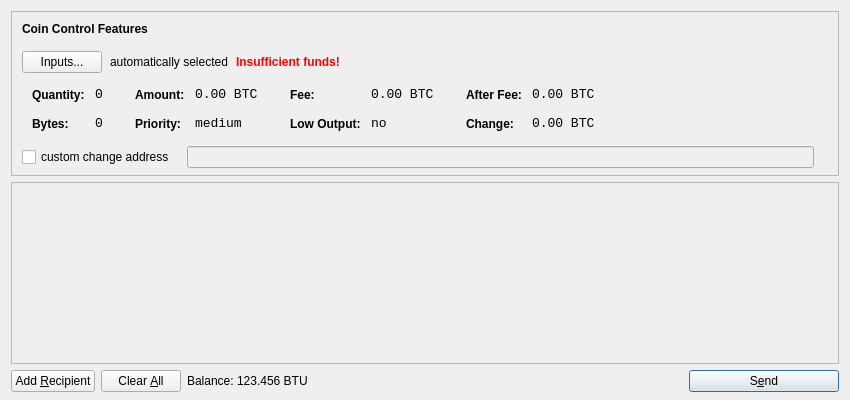
<?xml version="1.0" encoding="UTF-8"?>
<ui version="4.0">
 <class>SendCoinsDialog</class>
 <widget class="QDialog" name="SendCoinsDialog">
  <property name="geometry">
   <rect>
    <x>0</x>
    <y>0</y>
    <width>850</width>
    <height>400</height>
   </rect>
  </property>
  <property name="windowTitle">
   <string>Send Coins</string>
  </property>
  <layout class="QVBoxLayout" name="verticalLayout" stretch="0,1,0">
   <property name="bottomMargin">
    <number>8</number>
   </property>
   <item>
    <widget class="QFrame" name="frameCoinControl">
     <property name="sizePolicy">
      <sizepolicy hsizetype="Expanding" vsizetype="Expanding">
       <horstretch>0</horstretch>
       <verstretch>0</verstretch>
      </sizepolicy>
     </property>
     <property name="maximumSize">
      <size>
       <width>16777215</width>
       <height>16777215</height>
      </size>
     </property>
     <property name="frameShape">
      <enum>QFrame::StyledPanel</enum>
     </property>
     <property name="frameShadow">
      <enum>QFrame::Sunken</enum>
     </property>
     <layout class="QVBoxLayout" name="verticalLayoutCoinControl2">
      <property name="spacing">
       <number>-1</number>
      </property>
      <property name="leftMargin">
       <number>0</number>
      </property>
      <property name="topMargin">
       <number>0</number>
      </property>
      <property name="rightMargin">
       <number>0</number>
      </property>
      <property name="bottomMargin">
       <number>6</number>
      </property>
      <item>
       <layout class="QVBoxLayout" name="verticalLayoutCoinControl" stretch="0,0,0,0,1">
        <property name="spacing">
         <number>0</number>
        </property>
        <property name="leftMargin">
         <number>10</number>
        </property>
        <property name="topMargin">
         <number>10</number>
        </property>
        <item>
         <layout class="QHBoxLayout" name="horizontalLayoutCoinControl1">
          <property name="bottomMargin">
           <number>15</number>
          </property>
          <item>
           <widget class="QLabel" name="labelCoinControlFeatures">
            <property name="sizePolicy">
             <sizepolicy hsizetype="Preferred" vsizetype="Maximum">
              <horstretch>0</horstretch>
              <verstretch>0</verstretch>
             </sizepolicy>
            </property>
            <property name="font">
             <font>
              <weight>75</weight>
              <bold>true</bold>
             </font>
            </property>
            <property name="styleSheet">
             <string notr="true">font-weight:bold;</string>
            </property>
            <property name="text">
             <string>Coin Control Features</string>
            </property>
           </widget>
          </item>
         </layout>
        </item>
        <item>
         <layout class="QHBoxLayout" name="horizontalLayoutCoinControl2" stretch="0,0,0,0">
          <property name="spacing">
           <number>8</number>
          </property>
          <property name="bottomMargin">
           <number>10</number>
          </property>
          <item>
           <widget class="QPushButton" name="pushButtonCoinControl">
            <property name="styleSheet">
             <string notr="true"/>
            </property>
            <property name="text">
             <string>Inputs...</string>
            </property>
           </widget>
          </item>
          <item>
           <widget class="QLabel" name="labelCoinControlAutomaticallySelected">
            <property name="text">
             <string>automatically selected</string>
            </property>
            <property name="margin">
             <number>5</number>
            </property>
           </widget>
          </item>
          <item>
           <widget class="QLabel" name="labelCoinControlInsuffFunds">
            <property name="font">
             <font>
              <weight>75</weight>
              <bold>true</bold>
             </font>
            </property>
            <property name="styleSheet">
             <string notr="true">color:red;font-weight:bold;</string>
            </property>
            <property name="text">
             <string>Insufficient funds!</string>
            </property>
            <property name="margin">
             <number>5</number>
            </property>
           </widget>
          </item>
          <item>
           <spacer name="horizontalSpacerCoinControl">
            <property name="orientation">
             <enum>Qt::Horizontal</enum>
            </property>
            <property name="sizeHint" stdset="0">
             <size>
              <width>40</width>
              <height>1</height>
             </size>
            </property>
           </spacer>
          </item>
         </layout>
        </item>
        <item>
         <widget class="QWidget" name="widgetCoinControl" native="true">
          <property name="sizePolicy">
           <sizepolicy hsizetype="Preferred" vsizetype="Preferred">
            <horstretch>0</horstretch>
            <verstretch>0</verstretch>
           </sizepolicy>
          </property>
          <property name="minimumSize">
           <size>
            <width>0</width>
            <height>0</height>
           </size>
          </property>
          <property name="styleSheet">
           <string notr="true"/>
          </property>
          <layout class="QHBoxLayout" name="horizontalLayoutCoinControl5">
           <property name="margin">
            <number>0</number>
           </property>
           <item>
            <layout class="QHBoxLayout" name="horizontalLayoutCoinControl3" stretch="0,0,0,1">
             <property name="spacing">
              <number>20</number>
             </property>
             <property name="topMargin">
              <number>0</number>
             </property>
             <property name="bottomMargin">
              <number>10</number>
             </property>
             <item>
              <layout class="QFormLayout" name="formLayoutCoinControl1">
               <property name="horizontalSpacing">
                <number>10</number>
               </property>
               <property name="verticalSpacing">
                <number>14</number>
               </property>
               <property name="leftMargin">
                <number>10</number>
               </property>
               <property name="topMargin">
                <number>4</number>
               </property>
               <property name="rightMargin">
                <number>6</number>
               </property>
               <item row="0" column="0">
                <widget class="QLabel" name="labelCoinControlQuantityText">
                 <property name="styleSheet">
                  <string notr="true">font-weight:bold;</string>
                 </property>
                 <property name="text">
                  <string>Quantity:</string>
                 </property>
                 <property name="margin">
                  <number>0</number>
                 </property>
                </widget>
               </item>
               <item row="0" column="1">
                <widget class="QLabel" name="labelCoinControlQuantity">
                 <property name="font">
                  <font>
                   <family>Monospace</family>
                   <pointsize>10</pointsize>
                  </font>
                 </property>
                 <property name="cursor">
                  <cursorShape>IBeamCursor</cursorShape>
                 </property>
                 <property name="contextMenuPolicy">
                  <enum>Qt::ActionsContextMenu</enum>
                 </property>
                 <property name="text">
                  <string notr="true">0</string>
                 </property>
                 <property name="margin">
                  <number>0</number>
                 </property>
                 <property name="textInteractionFlags">
                  <set>Qt::LinksAccessibleByMouse|Qt::TextSelectableByKeyboard|Qt::TextSelectableByMouse</set>
                 </property>
                </widget>
               </item>
               <item row="1" column="0">
                <widget class="QLabel" name="labelCoinControlBytesText">
                 <property name="styleSheet">
                  <string notr="true">font-weight:bold;</string>
                 </property>
                 <property name="text">
                  <string>Bytes:</string>
                 </property>
                </widget>
               </item>
               <item row="1" column="1">
                <widget class="QLabel" name="labelCoinControlBytes">
                 <property name="font">
                  <font>
                   <family>Monospace</family>
                   <pointsize>10</pointsize>
                  </font>
                 </property>
                 <property name="cursor">
                  <cursorShape>IBeamCursor</cursorShape>
                 </property>
                 <property name="contextMenuPolicy">
                  <enum>Qt::ActionsContextMenu</enum>
                 </property>
                 <property name="text">
                  <string notr="true">0</string>
                 </property>
                 <property name="textInteractionFlags">
                  <set>Qt::LinksAccessibleByMouse|Qt::TextSelectableByKeyboard|Qt::TextSelectableByMouse</set>
                 </property>
                </widget>
               </item>
              </layout>
             </item>
             <item>
              <layout class="QFormLayout" name="formLayoutCoinControl2">
               <property name="horizontalSpacing">
                <number>10</number>
               </property>
               <property name="verticalSpacing">
                <number>14</number>
               </property>
               <property name="leftMargin">
                <number>6</number>
               </property>
               <property name="topMargin">
                <number>4</number>
               </property>
               <property name="rightMargin">
                <number>6</number>
               </property>
               <item row="0" column="0">
                <widget class="QLabel" name="labelCoinControlAmountText">
                 <property name="styleSheet">
                  <string notr="true">font-weight:bold;</string>
                 </property>
                 <property name="text">
                  <string>Amount:</string>
                 </property>
                 <property name="margin">
                  <number>0</number>
                 </property>
                </widget>
               </item>
               <item row="0" column="1">
                <widget class="QLabel" name="labelCoinControlAmount">
                 <property name="font">
                  <font>
                   <family>Monospace</family>
                   <pointsize>10</pointsize>
                  </font>
                 </property>
                 <property name="cursor">
                  <cursorShape>IBeamCursor</cursorShape>
                 </property>
                 <property name="contextMenuPolicy">
                  <enum>Qt::ActionsContextMenu</enum>
                 </property>
                 <property name="text">
                  <string notr="true">0.00 BTC</string>
                 </property>
                 <property name="textInteractionFlags">
                  <set>Qt::LinksAccessibleByMouse|Qt::TextSelectableByKeyboard|Qt::TextSelectableByMouse</set>
                 </property>
                </widget>
               </item>
               <item row="1" column="0">
                <widget class="QLabel" name="labelCoinControlPriorityText">
                 <property name="styleSheet">
                  <string notr="true">font-weight:bold;</string>
                 </property>
                 <property name="text">
                  <string>Priority:</string>
                 </property>
                </widget>
               </item>
               <item row="1" column="1">
                <widget class="QLabel" name="labelCoinControlPriority">
                 <property name="font">
                  <font>
                   <family>Monospace</family>
                   <pointsize>10</pointsize>
                  </font>
                 </property>
                 <property name="cursor">
                  <cursorShape>IBeamCursor</cursorShape>
                 </property>
                 <property name="contextMenuPolicy">
                  <enum>Qt::ActionsContextMenu</enum>
                 </property>
                 <property name="text">
                  <string>medium</string>
                 </property>
                 <property name="textInteractionFlags">
                  <set>Qt::LinksAccessibleByMouse|Qt::TextSelectableByKeyboard|Qt::TextSelectableByMouse</set>
                 </property>
                </widget>
               </item>
              </layout>
             </item>
             <item>
              <layout class="QFormLayout" name="formLayoutCoinControl3">
               <property name="horizontalSpacing">
                <number>10</number>
               </property>
               <property name="verticalSpacing">
                <number>14</number>
               </property>
               <property name="leftMargin">
                <number>6</number>
               </property>
               <property name="topMargin">
                <number>4</number>
               </property>
               <property name="rightMargin">
                <number>6</number>
               </property>
               <item row="0" column="0">
                <widget class="QLabel" name="labelCoinControlFeeText">
                 <property name="styleSheet">
                  <string notr="true">font-weight:bold;</string>
                 </property>
                 <property name="text">
                  <string>Fee:</string>
                 </property>
                 <property name="margin">
                  <number>0</number>
                 </property>
                </widget>
               </item>
               <item row="0" column="1">
                <widget class="QLabel" name="labelCoinControlFee">
                 <property name="font">
                  <font>
                   <family>Monospace</family>
                   <pointsize>10</pointsize>
                  </font>
                 </property>
                 <property name="cursor">
                  <cursorShape>IBeamCursor</cursorShape>
                 </property>
                 <property name="contextMenuPolicy">
                  <enum>Qt::ActionsContextMenu</enum>
                 </property>
                 <property name="text">
                  <string notr="true">0.00 BTC</string>
                 </property>
                 <property name="textInteractionFlags">
                  <set>Qt::LinksAccessibleByMouse|Qt::TextSelectableByKeyboard|Qt::TextSelectableByMouse</set>
                 </property>
                </widget>
               </item>
               <item row="1" column="0">
                <widget class="QLabel" name="labelCoinControlLowOutputText">
                 <property name="styleSheet">
                  <string notr="true">font-weight:bold;</string>
                 </property>
                 <property name="text">
                  <string>Low Output:</string>
                 </property>
                </widget>
               </item>
               <item row="1" column="1">
                <widget class="QLabel" name="labelCoinControlLowOutput">
                 <property name="font">
                  <font>
                   <family>Monospace</family>
                   <pointsize>10</pointsize>
                  </font>
                 </property>
                 <property name="cursor">
                  <cursorShape>IBeamCursor</cursorShape>
                 </property>
                 <property name="contextMenuPolicy">
                  <enum>Qt::ActionsContextMenu</enum>
                 </property>
                 <property name="text">
                  <string>no</string>
                 </property>
                 <property name="textInteractionFlags">
                  <set>Qt::LinksAccessibleByMouse|Qt::TextSelectableByKeyboard|Qt::TextSelectableByMouse</set>
                 </property>
                </widget>
               </item>
              </layout>
             </item>
             <item>
              <layout class="QFormLayout" name="formLayoutCoinControl4">
               <property name="horizontalSpacing">
                <number>10</number>
               </property>
               <property name="verticalSpacing">
                <number>14</number>
               </property>
               <property name="leftMargin">
                <number>6</number>
               </property>
               <property name="topMargin">
                <number>4</number>
               </property>
               <property name="rightMargin">
                <number>6</number>
               </property>
               <item row="0" column="0">
                <widget class="QLabel" name="labelCoinControlAfterFeeText">
                 <property name="styleSheet">
                  <string notr="true">font-weight:bold;</string>
                 </property>
                 <property name="text">
                  <string>After Fee:</string>
                 </property>
                 <property name="margin">
                  <number>0</number>
                 </property>
                </widget>
               </item>
               <item row="0" column="1">
                <widget class="QLabel" name="labelCoinControlAfterFee">
                 <property name="font">
                  <font>
                   <family>Monospace</family>
                   <pointsize>10</pointsize>
                  </font>
                 </property>
                 <property name="cursor">
                  <cursorShape>IBeamCursor</cursorShape>
                 </property>
                 <property name="contextMenuPolicy">
                  <enum>Qt::ActionsContextMenu</enum>
                 </property>
                 <property name="text">
                  <string notr="true">0.00 BTC</string>
                 </property>
                 <property name="textInteractionFlags">
                  <set>Qt::LinksAccessibleByMouse|Qt::TextSelectableByKeyboard|Qt::TextSelectableByMouse</set>
                 </property>
                </widget>
               </item>
               <item row="1" column="0">
                <widget class="QLabel" name="labelCoinControlChangeText">
                 <property name="styleSheet">
                  <string notr="true">font-weight:bold;</string>
                 </property>
                 <property name="text">
                  <string>Change:</string>
                 </property>
                </widget>
               </item>
               <item row="1" column="1">
                <widget class="QLabel" name="labelCoinControlChange">
                 <property name="font">
                  <font>
                   <family>Monospace</family>
                   <pointsize>10</pointsize>
                  </font>
                 </property>
                 <property name="cursor">
                  <cursorShape>IBeamCursor</cursorShape>
                 </property>
                 <property name="contextMenuPolicy">
                  <enum>Qt::ActionsContextMenu</enum>
                 </property>
                 <property name="text">
                  <string notr="true">0.00 BTC</string>
                 </property>
                 <property name="textInteractionFlags">
                  <set>Qt::LinksAccessibleByMouse|Qt::TextSelectableByKeyboard|Qt::TextSelectableByMouse</set>
                 </property>
                </widget>
               </item>
              </layout>
             </item>
            </layout>
           </item>
          </layout>
         </widget>
        </item>
        <item>
         <layout class="QHBoxLayout" name="horizontalLayoutCoinControl4" stretch="0,0,0">
          <property name="spacing">
           <number>12</number>
          </property>
          <property name="sizeConstraint">
           <enum>QLayout::SetDefaultConstraint</enum>
          </property>
          <property name="topMargin">
           <number>5</number>
          </property>
          <property name="rightMargin">
           <number>5</number>
          </property>
          <item>
           <widget class="QCheckBox" name="checkBoxCoinControlChange">
            <property name="text">
             <string>custom change address</string>
            </property>
           </widget>
          </item>
          <item>
           <widget class="QLineEdit" name="lineEditCoinControlChange">
            <property name="enabled">
             <bool>false</bool>
            </property>
            <property name="sizePolicy">
             <sizepolicy hsizetype="Expanding" vsizetype="Fixed">
              <horstretch>0</horstretch>
              <verstretch>0</verstretch>
             </sizepolicy>
            </property>
           </widget>
          </item>
          <item>
           <widget class="QLabel" name="labelCoinControlChangeLabel">
            <property name="sizePolicy">
             <sizepolicy hsizetype="Preferred" vsizetype="Expanding">
              <horstretch>0</horstretch>
              <verstretch>0</verstretch>
             </sizepolicy>
            </property>
            <property name="minimumSize">
             <size>
              <width>0</width>
              <height>0</height>
             </size>
            </property>
            <property name="text">
             <string/>
            </property>
            <property name="margin">
             <number>3</number>
            </property>
           </widget>
          </item>
         </layout>
        </item>
        <item>
         <spacer name="verticalSpacerCoinControl">
          <property name="orientation">
           <enum>Qt::Vertical</enum>
          </property>
          <property name="sizeHint" stdset="0">
           <size>
            <width>800</width>
            <height>1</height>
           </size>
          </property>
         </spacer>
        </item>
       </layout>
      </item>
     </layout>
    </widget>
   </item>
   <item>
    <widget class="QScrollArea" name="scrollArea">
     <property name="widgetResizable">
      <bool>true</bool>
     </property>
     <widget class="QWidget" name="scrollAreaWidgetContents">
      <property name="geometry">
       <rect>
        <x>0</x>
        <y>0</y>
        <width>830</width>
        <height>165</height>
       </rect>
      </property>
      <layout class="QVBoxLayout" name="verticalLayout_2">
       <property name="margin">
        <number>0</number>
       </property>
       <item>
        <layout class="QVBoxLayout" name="entries">
         <property name="spacing">
          <number>6</number>
         </property>
        </layout>
       </item>
       <item>
        <spacer name="verticalSpacer">
         <property name="orientation">
          <enum>Qt::Vertical</enum>
         </property>
         <property name="sizeHint" stdset="0">
          <size>
           <width>20</width>
           <height>40</height>
          </size>
         </property>
        </spacer>
       </item>
      </layout>
     </widget>
    </widget>
   </item>
   <item>
    <layout class="QHBoxLayout" name="horizontalLayout">
     <item>
      <widget class="QPushButton" name="addButton">
       <property name="toolTip">
        <string>Send to multiple recipients at once</string>
       </property>
       <property name="text">
        <string>Add &amp;Recipient</string>
       </property>
       <property name="icon">
        <iconset resource="../bitcoin.qrc">
         <normaloff>:/icons/add</normaloff>:/icons/add</iconset>
       </property>
       <property name="autoDefault">
        <bool>false</bool>
       </property>
      </widget>
     </item>
     <item>
      <widget class="QPushButton" name="clearButton">
       <property name="sizePolicy">
        <sizepolicy hsizetype="Minimum" vsizetype="Fixed">
         <horstretch>0</horstretch>
         <verstretch>0</verstretch>
        </sizepolicy>
       </property>
       <property name="toolTip">
        <string>Remove all transaction fields</string>
       </property>
       <property name="text">
        <string>Clear &amp;All</string>
       </property>
       <property name="icon">
        <iconset resource="../bitcoin.qrc">
         <normaloff>:/icons/remove</normaloff>:/icons/remove</iconset>
       </property>
       <property name="autoRepeatDelay">
        <number>300</number>
       </property>
       <property name="autoDefault">
        <bool>false</bool>
       </property>
      </widget>
     </item>
     <item>
      <layout class="QHBoxLayout" name="horizontalLayout_2">
       <property name="spacing">
        <number>3</number>
       </property>
       <item>
        <widget class="QLabel" name="label">
         <property name="text">
          <string>Balance:</string>
         </property>
        </widget>
       </item>
       <item>
        <widget class="QLabel" name="labelBalance">
         <property name="cursor">
          <cursorShape>IBeamCursor</cursorShape>
         </property>
         <property name="text">
          <string>123.456 BTU</string>
         </property>
         <property name="textInteractionFlags">
          <set>Qt::LinksAccessibleByMouse|Qt::TextSelectableByKeyboard|Qt::TextSelectableByMouse</set>
         </property>
        </widget>
       </item>
      </layout>
     </item>
     <item>
      <spacer name="horizontalSpacer">
       <property name="orientation">
        <enum>Qt::Horizontal</enum>
       </property>
       <property name="sizeHint" stdset="0">
        <size>
         <width>40</width>
         <height>20</height>
        </size>
       </property>
      </spacer>
     </item>
     <item>
      <widget class="QPushButton" name="sendButton">
       <property name="minimumSize">
        <size>
         <width>150</width>
         <height>0</height>
        </size>
       </property>
       <property name="toolTip">
        <string>Confirm the send action</string>
       </property>
       <property name="text">
        <string>S&amp;end</string>
       </property>
       <property name="icon">
        <iconset resource="../bitcoin.qrc">
         <normaloff>:/icons/send</normaloff>:/icons/send</iconset>
       </property>
       <property name="default">
        <bool>true</bool>
       </property>
      </widget>
     </item>
    </layout>
   </item>
  </layout>
 </widget>
 <resources>
  <include location="../bitcoin.qrc"/>
 </resources>
 <connections/>
</ui>
